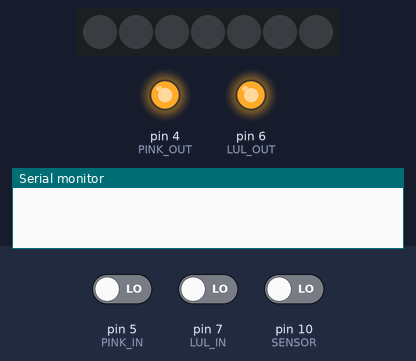
The sketch below on a simulated Arduino Uno, built with avr-gcc and run on an emulated ATmega328P. On the bench: 7 RGB LEDs in strip order, left to right, output pins drawn as LEDs (lit = HIGH), the last lines printed to the serial monitor. The inputs (shaded band) are chosen by the test bench; at power-on: pin 10 (SENSOR) LOW, pin 5 (PINK_IN) LOW, pin 7 (LUL_IN) LOW.

Above: at 1.2 s.
1.3 s: pin 10 (SENSOR) driven HIGH
At 2.5 s:
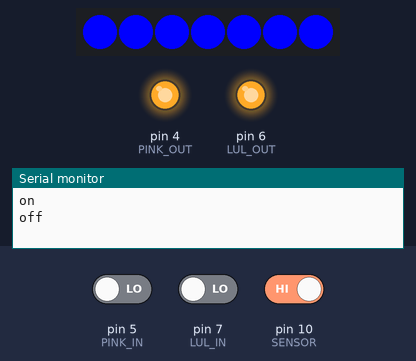
4.3 s: pin 5 (PINK_IN) driven HIGH
At 5.8 s:
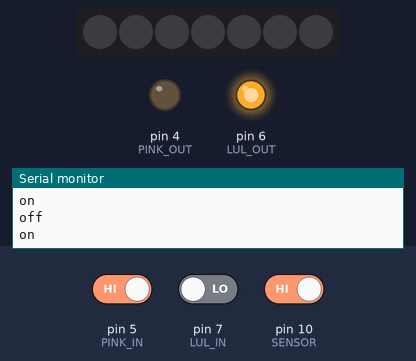
7.3 s: pin 7 (LUL_IN) driven HIGH
At 8.1 s:
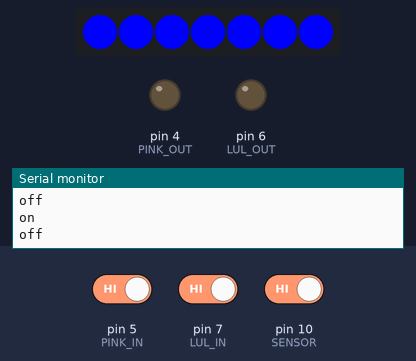
10.3 s: pin 5 (PINK_IN) driven LOW
At 10.9 s:
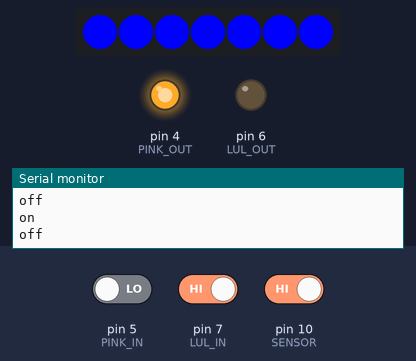
13.3 s: pin 7 (LUL_IN) driven LOW
At 14.4 s:
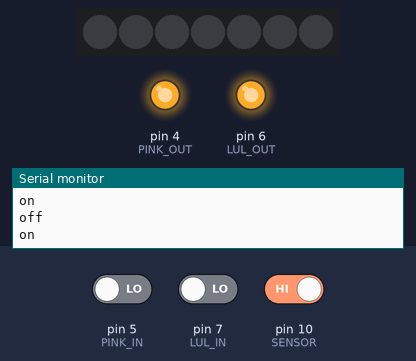
16.3 s: pin 10 (SENSOR) driven LOW
Timing chart, 0 to 19.2 s (numbered marks = the images above; inputs shaded):
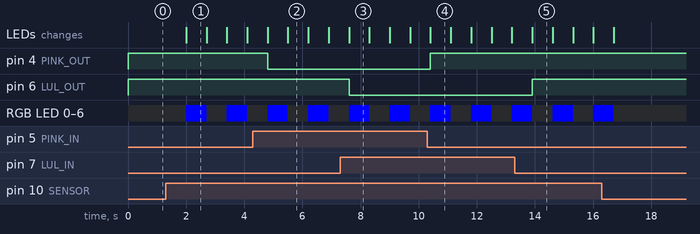

The sketch:

FINAL.ino
```cpp
//TOUCH SENSOR TESTING
#include <Adafruit_NeoPixel.h>

#ifdef __AVR__
 #include <avr/power.h> // Required for 16 MHz Adafruit Trinket
#endif

//number of pixel LEDs
#define NUMPIXELS   7
//pin numbers for inputs and outputs
#define LIGHT       8
#define LUL_IN      7
#define PINK_IN     5
#define LUL_OUT     6
#define PINK_OUT    4


const int SENSOR = 10; //pin slot in arduino for sensor
int capsensorlight; // new value of sensor
int dt = 100; // time delay 100ms
boolean active = false; //used to keep light ON or OFF. false is OFF. true is ON.
int cnt = -1; //when int is -1 then light is OFF. when int is 0 light is ON.


Adafruit_NeoPixel pixels(NUMPIXELS, LIGHT, NEO_GRB + NEO_KHZ800);

void setup() {
  Serial.begin(57600);

  pinMode(LUL_IN, INPUT); //lullaby switch input
  pinMode(PINK_IN, INPUT);// pink noise switch input
  pinMode(LUL_OUT, OUTPUT); //lullaby switch output
  pinMode(PINK_OUT, OUTPUT); //pink noise switch output

  digitalWrite(LUL_OUT, HIGH); //function for lullaby sound
  digitalWrite(PINK_OUT, HIGH); //function for pink noise sound

  pinMode(SENSOR, INPUT);
  pixels.begin(); // Initialize neopixel

}

void pixelss(int dir) {
  pixels.clear(); // sets all pixel colors to OFF

  if(dir) {
    for(int i=0; i<NUMPIXELS; i++) { // when i=0 then it is TRUE
      // pixels.Color()
      pixels.setPixelColor(i, pixels.Color(0, 0, 255)); //set pixels to blue
      //pixels.show();   // Send the updated pixel colors to the hardware.
      delay(dt);// Pause before next pass through loop
    }
  }
  else {
    for(int i=NUMPIXELS-1; i>=0; i--) { // when i= -1 then it is FALSE
      // pixels.Color()
      pixels.setPixelColor(i, pixels.Color(0, 0, 0)); //clear color of pixels
      //pixels.show();   // Send the updated pixel colors to the hardware.
      delay(dt);// Pause before next pass through loop
    }
  }
   pixels.show(); //makes sure that the pixels are ON
}

void loop() {

  capsensorlight = digitalRead(SENSOR);
  if(capsensorlight && !active) {
    Serial.println("on");
    pixelss(1);
    active = true; //when boolean is true then pixels are ON
    } else if (capsensorlight && active) {
  Serial.println("off");
  pixelss(0);
  active = false; // when boolean is false then pixels are OFF
  }

    int lullaby =digitalRead(LUL_IN); //integer for lullaby
    int pink =digitalRead(PINK_IN); //integer for pink noise

      //digitalWrite(PINK_OUT, LOW);

    if(lullaby) {
      digitalWrite(LUL_OUT, LOW); //then sound will play
      //Serial.println(lullaby);
    }
     else digitalWrite(LUL_OUT, HIGH); //then sound will NOT play
   // Serial.println(pink);

   if(pink) {
      digitalWrite(PINK_OUT, LOW); //then sound will play
      //Serial.println(lullaby);
    }
     else digitalWrite(PINK_OUT, HIGH); //then sound will NOT play
}
```

Measured:
- after the input at 1.3 s, RGB LED 0–6: alternates RGB(0, 0, 255) for 0.70 s and off for 0.70 s, starting after 0.70 s; the LEDs: change after 0.70 s (image 1)
- after the input at 4.3 s, pin 4 (PINK_OUT): HIGH → LOW after 0.50 s
- after the input at 7.3 s, pin 6 (LUL_OUT): HIGH → LOW after 0.31 s
- after the input at 10.3 s, pin 4 (PINK_OUT): LOW → HIGH after 0.11 s
- after the input at 13.3 s, pin 6 (LUL_OUT): LOW → HIGH after 0.61 s
- what the display in image 1 shows lasts 0.7 s, from 2.0 s to 2.7 s
